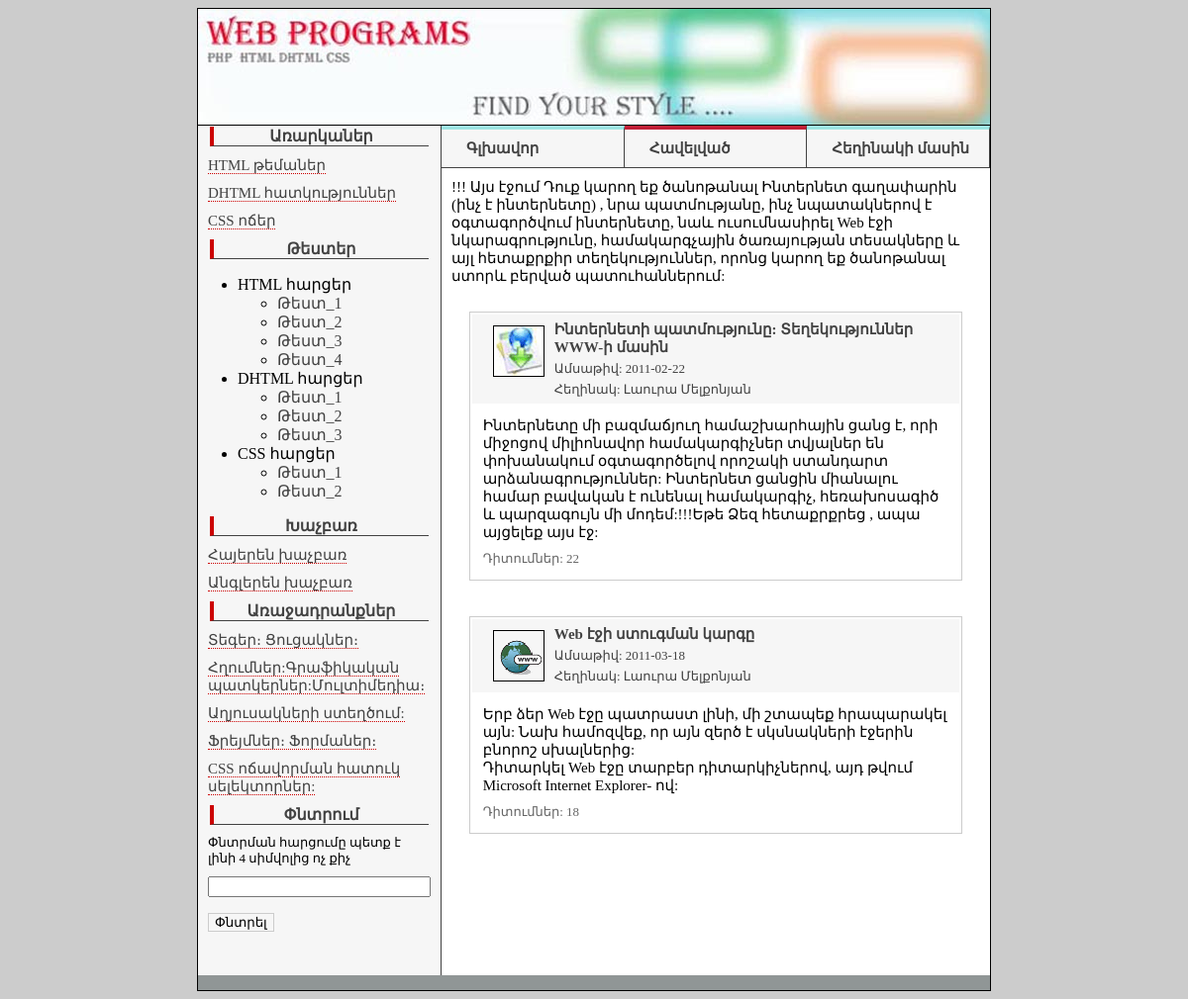
/havel.php, run on the app's committed database.
### tables this page shows
CREATE TABLE `lessons` (
  `id` int(2) NOT NULL auto_increment,
  `title` varchar(255) NOT NULL default '',
  `text` text NOT NULL,
  PRIMARY KEY  (`id`)
) TYPE=MyISAM AUTO_INCREMENT=4;

CREATE TABLE `laber` (
  `id` int(2) NOT NULL auto_increment,
  `title` text NOT NULL,
  PRIMARY KEY  (`id`)
) TYPE=MyISAM AUTO_INCREMENT=6;

CREATE TABLE `settings` (
  `id` int(2) NOT NULL auto_increment,
  `page` varchar(255) NOT NULL default '',
  `title` varchar(255) NOT NULL default '',
  `text` text NOT NULL,
  `view` int(7) NOT NULL default '0',
  PRIMARY KEY  (`id`)
) TYPE=MyISAM AUTO_INCREMENT=11;

CREATE TABLE `havelvats` (
  `id` int(2) NOT NULL auto_increment,
  `title` text NOT NULL,
  `date` date NOT NULL default '0000-00-00',
  `description` text NOT NULL,
  `author` varchar(255) NOT NULL default '',
  `text` text NOT NULL,
  `view` int(7) NOT NULL default '0',
  `mini_img` varchar(255) NOT NULL default '',
  PRIMARY KEY  (`id`)
) TYPE=MyISAM AUTO_INCREMENT=3;

### havel.php (the view, shortened to what this page needs)
<?php
  include("blocks/bd.php");
$result = mysql_query("SELECT title,text FROM settings WHERE page='havel'",$db);
if(mysql_num_rows($result)>0)
{
$myrow=mysql_fetch_array($result);
}
else
{
echo "<p>Ինֆորմացիան աղյուսակում բացակայում է</p>";
exit();
}
?>
<html >
<head>
<link href="style.css" rel="stylesheet" type="text/css" />
</head>
<body>
<table width="800" border="0" align="center" cellpadding="0" cellspacing="0" bgcolor="#FFFFFF" class="main_border">
 <?  include("blocks/header.php");  ?>
   <tr>
    <td valign="top"><table width="100%" border="0" cellspacing="0" cellpadding="0">
      <tr>
<td width="200px" valign="top" class="left">
	<? include("blocks/left.php");  ?>
</td>
	<td valign="top">
<table width="100%" border="0" cellpadding="0" cellspacing="0" valign="top">
<tr>
<td  width='25%' class='top_t'>
<p><b><a href="index.php"> Գլխավոր</a></b></p>
</td>
<td  width='25%' class='top_title'>
<p><b><a href="havel.php">  Հավելված</a></b></p>
</td>
<td   width='25%' class='top_t'>
<p><b><a href="about.php"> Հեղինակի մասին</a></b></p>
</td>
</tr>
</table>
   <?php
  echo $myrow['text'];
  $result = mysql_query("SELECT id,title,description,date,author,view,mini_img FROM havelvats",$db);
if(mysql_num_rows($result)>0)
{
$myrow=mysql_fetch_array($result);
do {
printf ("<table align='center' class='lesson'>
		 <tr>
         <td class='lesson_title'>
		 <p class='lesson_name'><img class='mini' align='left' src='%s'><a href='view_havel.php?id=%s'>%s</a></p>
		 <p class='lesson_adds'>Ամսաթիվ: %s</p>
		 <p class='lesson_adds'>Հեղինակ: %s</p>
		 </td>
         </tr>
		 <tr>
         <td>%s<p class='lesson_view'> Դիտումներ: %s</p></td>
         </tr>
		 </table><br><br>",$myrow["mini_img"], $myrow["id"], $myrow["title"],$myrow["date"],$myrow["author"],$myrow["description"], $myrow["view"]);
}
while ($myrow = mysql_fetch_array ($result));
}
else
{
echo "<p>Ինֆորմացիան աղյուսակում բացակայում է</p>";
exit();
}
?>
	</td>
    </tr>
  </table>
    </td>
 </tr>
<? include("blocks/footer.php");?>
</table>
</body>
</html>

### blocks/header.php
 <tr>
   <td class="top"><img src="img/header.jpg" width="800" height="117" /></td>
</tr>

### blocks/left.php (shortened to what this page needs)
<div class="left_title">Առարկաներ</div>
<?
$result2 = mysql_query("SELECT  * FROM lessons ",$db);
if(mysql_num_rows($result2)>0)
{
$myrow2=mysql_fetch_array($result2);
do
{
printf("<p><a  class='left_link' href='lessons.php?les=%s'>%s</a></p>",$myrow2["id"],$myrow2["title"]);
}
while($myrow2=mysql_fetch_array($result2));
}
else
{
echo "<p>Ինֆորմացիան աղյուսակում բացակայում է</p>";
exit();
}
?>
<div  class="left_title">Թեստեր</div>
<ul>
<li class="left_li" >HTML   հարցեր
<ul>
<li  class="left_li"><a   href="test_1.php" >Թեստ_1</a>
<li  class="left_li"><a   href="test_2.php">Թեստ_2</a>
<li  class="left_li"><a   href="test_3.php" >Թեստ_3</a>
<li  class="left_li"><a   href="test_4.php">Թեստ_4</a>
</ul>
<li  class="left_li" >  DHTML   հարցեր
<ul>
<li  class="left_li" ><a   href="test_5.php" >Թեստ_1</a>
<li  class="left_li"><a   href="test_6.php">Թեստ_2</a>
<li  class="left_li"><a   href="test_7.php" >Թեստ_3</a>
</ul>
<li  class="left_li" > CSS   հարցեր
<ul>
<li  class="left_li" ><a   href="test_8.php" >Թեստ_1</a>
<li  class="left_li"><a   href="test_9.php">Թեստ_2</a>
</ul>
</ul>
<div  class="left_title">Խաչբառ</div>
<p><a  class="left_link" href="xach2.php" > Հայերեն խաչբառ</a></p>
<p><a  class="left_link" href="xach1.php" > Անգլերեն խաչբառ</a></p>
<div class="left_title">Առաջադրանքներ</div>
<?
$result2 = mysql_query("SELECT  * FROM laber ",$db);
if(mysql_num_rows($result2)>0)
{
$myrow2=mysql_fetch_array($result2);
do
{
printf("<p><a  class='left_link' href='labs.php?id=%s'>%s</a></p>",$myrow2["id"],$myrow2["title"]);
}
while($myrow2=mysql_fetch_array($result2));
}
else
{
echo "<p>Ինֆորմացիան աղյուսակում բացակայում է</p>";
exit();
}
?>
<div class="left_title">Փնտրում</div>
<form action="search.php" method="post" name="form_s">
<p class="search_t">Փնտրման հարցումը պետք է լինի 4 սիմվոլից ոչ քիչ</p>
<p><input name="search" type="text" size="25" maxlength="40">
<br>
<p><input class="search_b" name="submit_s" type="submit" value="Փնտրել"></p>
<br>

### blocks/footer.php
<tr>
    <td> <img src="img/footer.jpg" width="800" height="15" ></td>
</tr>

### style.css (style rules this page uses)
.main_border { border:1px solid #000000; }
body { background-color:#CCCCCC; font-family:Arial Armenian; font-size:16px; }
.top { border-bottom:1px solid #000000; }
.left { background-color:#f6f6f6; border-right:1px solid #424242; }
p { font-family:Arial Armenian; font-size:15px; margin:10px; }
p a { color:#424242; text-decoration: none; }
p img { margin:10px; }
.lesson { border:1px solid #cccccc; width:90%; }
.lesson_title { background-color:#f6f6f6; }
.lesson_name { font-weight:bold; margin-top:5px; margin-bottom:5px; }
.lesson_adds { font-size:13px; margin-top:5px; margin-bottom:5px; color:#424242; }
.lesson_view { font-size:13px; color:#666666; }
.left_title { margin-top :1px; margin-left : 5%; margin-right :5%; font-weight: bold; text-align: center; color:#424242; border-left:4px solid #cc0000; border-bottom:1px solid #424242; }
.left_link { color:#424242; font-size:15px; margin-top:10px; margin-bottom:10px; border-bottom-width: thin; border-bottom-style: dotted; border-bottom-color: #cc0000; }
.left_li a { color:#424242; text-decoration: none; }
.top_title { border-bottom:1px solid #424242; border-top:4px solid #c11f36; border-right :1px solid #424242; background-color:#f6f6f6; background-image:url(img/next.gif); background-position:left; background-repeat:no-repeat; padding-left:15px; }
.top_title a { color:#424242; text-decoration: none; }
.top_t { border-bottom:1px solid #424242; border-top:4px solid #9DE5E2; border-right :1px solid #424242; background-color:#f6f6f6; font-family:Arial Armenian; font-size:16px; margin:15px; background-image:url(img/next.gif); background-position:left; background-repeat:no-repeat; padding-left:15px; }
.top_t a { color:#424242; text-decoration: none; }
.mini { border: 1px solid #000000; margin-top:5px; }
.search_t { font-size:13px; }
.search_b { border:1px solid #cccccc; background-color:#f6f6f6; margin-top:6px; }

### data on the page
lessons: title "HTML թեմաներ"
lessons: title "DHTML հատկություններ"
lessons: title "CSS ոճեր"
laber: title "Տեգեր։ Ցուցակներ։"
laber: title "Հղումներ:Գրաֆիկական պատկերներ:Մուլտիմեդիա։"
laber: title "Աղյուսակների ստեղծում:"
laber: title "Ֆրեյմներ։ Ֆորմաներ։"
laber: title "CSS ոճավորման հատուկ սելեկտորներ:"
settings: text "!!! Այս էջում Դուք կարող եք ծանոթանալ Ինտերնետ գաղափարին (ինչ է ինտերնետը) , նրա պատմությանը, ինչ նպատակներով է օգտագործվում ինտերնետը, նաև ուսումնասիրել Web էջի նկարագրությունը, համակարգչային ծառայության տեսակները և այլ հետաքրքիր տեղեկություններ, որոնց կարող եք ծանոթանալ ստորև բերված պատուհաններում:"
havelvats: mini_img (picture), title "Ինտերնետի պատմությունը: Տեղեկություններ WWW-ի մասին", date "2011-02-22", author "Լաուրա Մելքոնյան", description "Ինտերնետը մի բազմաճյուղ համաշխարհային ցանց է, որի միջոցով միլիոնավոր համակարգիչներ տվյալներ են փոխանակում օգտագործելով որոշակի ստանդարտ արձանագրություններ: Ինտերնետ ցանցին միանալու համար բավական է ունենալ համակարգիչ, հեռախոսագիծ և պարզագույն մի մոդեմ:!!!Եթե Ձեզ հետաքրքրեց , ապա այցելեք այս էջ:", view "22"
havelvats: mini_img (picture), title "Web էջի ստուգման կարգը", date "2011-03-18", author "Լաուրա Մելքոնյան", description "Երբ ձեր Web էջը պատրաստ լինի, մի շտապեք հրապարակել այն: Նախ համոզվեք, որ այն զերծ է սկսնակների էջերին բնորոշ սխալներից: Դիտարկել Web էջը տարբեր դիտարկիչներով, այդ թվում Microsoft Internet Explorer- ով:", view "18"
